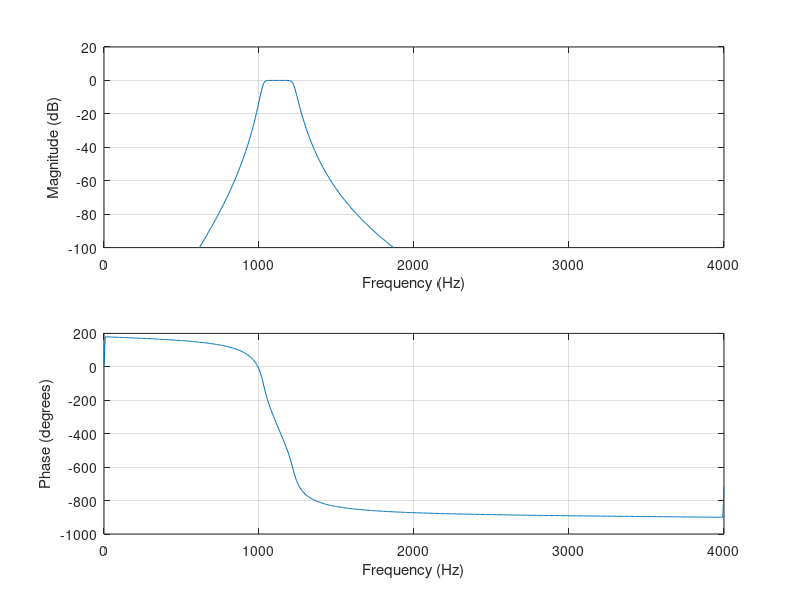

Write the MATLAB code that produced this figure.
n=6 %order;
fs = 8000;
fcr=2250;
toler=200;
[b,a] = butter(n,[fcr-toler,fcr+toler]/fs);

freqz(b,a,[],fs)

subplot(2,1,1)
ylim([-100 20])